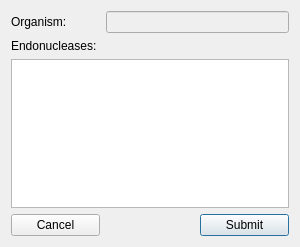
<?xml version="1.0" encoding="UTF-8"?>
<ui version="4.0">
 <class>coTargetingSettings</class>
 <widget class="QDialog" name="coTargetingSettings">
  <property name="geometry">
   <rect>
    <x>0</x>
    <y>0</y>
    <width>296</width>
    <height>246</height>
   </rect>
  </property>
  <property name="windowTitle">
   <string>Dialog</string>
  </property>
  <layout class="QGridLayout" name="gridLayout">
   <item row="0" column="0">
    <widget class="QLabel" name="organism_name_label">
     <property name="text">
      <string>Organism:</string>
     </property>
    </widget>
   </item>
   <item row="0" column="1" colspan="2">
    <widget class="QLineEdit" name="orgName">
     <property name="enabled">
      <bool>false</bool>
     </property>
     <property name="toolTip">
      <string>&lt;html&gt;&lt;head/&gt;&lt;body&gt;&lt;p&gt;This is the organism that targets have been searched for&lt;/p&gt;&lt;/body&gt;&lt;/html&gt;</string>
     </property>
    </widget>
   </item>
   <item row="3" column="2">
    <widget class="QPushButton" name="submit_button">
     <property name="toolTip">
      <string>&lt;html&gt;&lt;head/&gt;&lt;body&gt;&lt;p&gt;Submit button. &lt;br/&gt;Takes the endonucleases selected, and shows them in the same table in the resutls window.&lt;/p&gt;&lt;/body&gt;&lt;/html&gt;</string>
     </property>
     <property name="text">
      <string>Submit</string>
     </property>
    </widget>
   </item>
   <item row="2" column="0" colspan="3">
    <widget class="QTableWidget" name="endo_table">
     <property name="minimumSize">
      <size>
       <width>278</width>
       <height>149</height>
      </size>
     </property>
     <property name="toolTip">
      <string>&lt;html&gt;&lt;head/&gt;&lt;body&gt;&lt;p&gt;These are the list of endonucleases available for this organism. &lt;/p&gt;&lt;p&gt;Select which endonucleases you want shown at the same time.&lt;/p&gt;&lt;/body&gt;&lt;/html&gt;</string>
     </property>
     <property name="verticalScrollMode">
      <enum>QAbstractItemView::ScrollPerPixel</enum>
     </property>
     <property name="horizontalScrollMode">
      <enum>QAbstractItemView::ScrollPerPixel</enum>
     </property>
    </widget>
   </item>
   <item row="1" column="0" colspan="3">
    <widget class="QLabel" name="endo_label">
     <property name="text">
      <string>Endonucleases:</string>
     </property>
    </widget>
   </item>
   <item row="3" column="0">
    <widget class="QPushButton" name="cancel_button">
     <property name="toolTip">
      <string>&lt;html&gt;&lt;head/&gt;&lt;body&gt;&lt;p&gt;Cancel button. Cancels everything, and closes out of this window&lt;/p&gt;&lt;/body&gt;&lt;/html&gt;</string>
     </property>
     <property name="text">
      <string>Cancel</string>
     </property>
    </widget>
   </item>
  </layout>
 </widget>
 <resources/>
 <connections/>
</ui>
